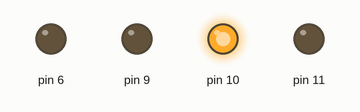
A sketch run on a simulated Arduino Uno, built with avr-gcc and run on an emulated ATmega328P. Shown: output pins drawn as LEDs (lit = HIGH).

Above: at 0.2 s.
At 1.2 s:
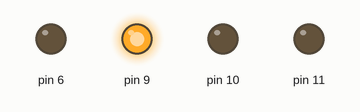
At 2.7 s:
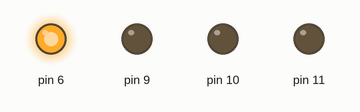
At 3.7 s:
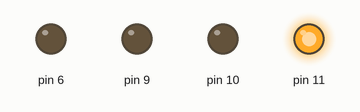
Timing chart, 0 to 4.6 s (numbered marks = the images above):
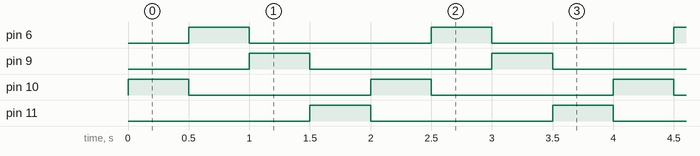

The sketch:

LEDs.ino
```cpp
void setup() {
  pinMode(10,OUTPUT);
  pinMode(6,OUTPUT);
  pinMode(9,OUTPUT);
  pinMode(11,OUTPUT);
}

void loop() {
  digitalWrite(10 , HIGH); digitalWrite(6 , LOW);
  digitalWrite(9 , LOW); digitalWrite(11 , LOW);
  delay(500);
  digitalWrite(10 ,LOW ); digitalWrite(6 , HIGH);
  digitalWrite(9 , LOW); digitalWrite(11 , LOW);
  delay(500);
  digitalWrite(10 , LOW); digitalWrite(6 , LOW);
  digitalWrite(9 , HIGH); digitalWrite(11 , LOW);
  delay(500);
  digitalWrite(10 , LOW); digitalWrite(6 , LOW);
  digitalWrite(9 , LOW); digitalWrite(11 , HIGH);
  delay(500) ;

}
```

Measured:
- by itself, pin 6, pin 9–11: alternates HIGH for 0.50 s and LOW for 1.5 s
- by itself, everything shown: repeats every 2.0 s, in 4 steps
